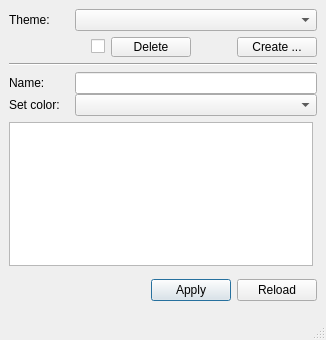
<?xml version="1.0" encoding="UTF-8"?>
<ui version="4.0">
 <class>ThemeEditor</class>
 <widget class="QMainWindow" name="ThemeEditor">
  <property name="geometry">
   <rect>
    <x>0</x>
    <y>0</y>
    <width>326</width>
    <height>340</height>
   </rect>
  </property>
  <property name="windowTitle">
   <string>MainWindow</string>
  </property>
  <widget class="QWidget" name="centralwidget">
   <layout class="QVBoxLayout" name="verticalLayout">
    <item>
     <widget class="QWidget" name="widget_3" native="true">
      <layout class="QVBoxLayout" name="verticalLayout_3">
       <property name="leftMargin">
        <number>0</number>
       </property>
       <property name="topMargin">
        <number>0</number>
       </property>
       <property name="rightMargin">
        <number>0</number>
       </property>
       <property name="bottomMargin">
        <number>0</number>
       </property>
       <item>
        <widget class="QWidget" name="widget_5" native="true">
         <layout class="QFormLayout" name="formLayout_2">
          <property name="leftMargin">
           <number>0</number>
          </property>
          <property name="topMargin">
           <number>0</number>
          </property>
          <property name="rightMargin">
           <number>0</number>
          </property>
          <property name="bottomMargin">
           <number>0</number>
          </property>
          <item row="0" column="0">
           <widget class="QLabel" name="lblTheme">
            <property name="sizePolicy">
             <sizepolicy hsizetype="Fixed" vsizetype="Preferred">
              <horstretch>0</horstretch>
              <verstretch>0</verstretch>
             </sizepolicy>
            </property>
            <property name="minimumSize">
             <size>
              <width>60</width>
              <height>0</height>
             </size>
            </property>
            <property name="maximumSize">
             <size>
              <width>60</width>
              <height>16777215</height>
             </size>
            </property>
            <property name="text">
             <string>Theme:</string>
            </property>
           </widget>
          </item>
          <item row="0" column="1">
           <widget class="QComboBox" name="theme"/>
          </item>
         </layout>
        </widget>
       </item>
       <item alignment="Qt::AlignRight">
        <widget class="QWidget" name="widget_6" native="true">
         <layout class="QHBoxLayout" name="horizontalLayout_2">
          <property name="leftMargin">
           <number>0</number>
          </property>
          <property name="topMargin">
           <number>0</number>
          </property>
          <property name="rightMargin">
           <number>0</number>
          </property>
          <property name="bottomMargin">
           <number>0</number>
          </property>
          <item>
           <widget class="QCheckBox" name="checkDelete">
            <property name="text">
             <string/>
            </property>
           </widget>
          </item>
          <item>
           <widget class="QPushButton" name="deleteTheme">
            <property name="sizePolicy">
             <sizepolicy hsizetype="Fixed" vsizetype="Fixed">
              <horstretch>0</horstretch>
              <verstretch>0</verstretch>
             </sizepolicy>
            </property>
            <property name="minimumSize">
             <size>
              <width>80</width>
              <height>20</height>
             </size>
            </property>
            <property name="maximumSize">
             <size>
              <width>80</width>
              <height>20</height>
             </size>
            </property>
            <property name="text">
             <string>Delete</string>
            </property>
           </widget>
          </item>
          <item>
           <spacer name="horizontalSpacer_2">
            <property name="orientation">
             <enum>Qt::Horizontal</enum>
            </property>
            <property name="sizeHint" stdset="0">
             <size>
              <width>40</width>
              <height>20</height>
             </size>
            </property>
           </spacer>
          </item>
          <item alignment="Qt::AlignRight">
           <widget class="QPushButton" name="newTheme">
            <property name="sizePolicy">
             <sizepolicy hsizetype="Fixed" vsizetype="Fixed">
              <horstretch>0</horstretch>
              <verstretch>0</verstretch>
             </sizepolicy>
            </property>
            <property name="minimumSize">
             <size>
              <width>80</width>
              <height>20</height>
             </size>
            </property>
            <property name="maximumSize">
             <size>
              <width>80</width>
              <height>20</height>
             </size>
            </property>
            <property name="text">
             <string>Create ...</string>
            </property>
           </widget>
          </item>
         </layout>
        </widget>
       </item>
      </layout>
     </widget>
    </item>
    <item>
     <widget class="Line" name="line">
      <property name="orientation">
       <enum>Qt::Horizontal</enum>
      </property>
     </widget>
    </item>
    <item>
     <widget class="QWidget" name="widget_2" native="true">
      <layout class="QFormLayout" name="formLayout">
       <property name="verticalSpacing">
        <number>0</number>
       </property>
       <property name="leftMargin">
        <number>0</number>
       </property>
       <property name="topMargin">
        <number>0</number>
       </property>
       <property name="rightMargin">
        <number>0</number>
       </property>
       <property name="bottomMargin">
        <number>0</number>
       </property>
       <item row="0" column="0">
        <widget class="QLabel" name="lblName">
         <property name="sizePolicy">
          <sizepolicy hsizetype="Fixed" vsizetype="Preferred">
           <horstretch>0</horstretch>
           <verstretch>0</verstretch>
          </sizepolicy>
         </property>
         <property name="minimumSize">
          <size>
           <width>60</width>
           <height>0</height>
          </size>
         </property>
         <property name="maximumSize">
          <size>
           <width>60</width>
           <height>16777215</height>
          </size>
         </property>
         <property name="text">
          <string>Name:</string>
         </property>
        </widget>
       </item>
       <item row="0" column="1">
        <widget class="QLineEdit" name="name"/>
       </item>
       <item row="1" column="1">
        <widget class="QComboBox" name="color"/>
       </item>
       <item row="1" column="0">
        <widget class="QLabel" name="lblColor">
         <property name="sizePolicy">
          <sizepolicy hsizetype="Fixed" vsizetype="Preferred">
           <horstretch>0</horstretch>
           <verstretch>0</verstretch>
          </sizepolicy>
         </property>
         <property name="minimumSize">
          <size>
           <width>60</width>
           <height>0</height>
          </size>
         </property>
         <property name="maximumSize">
          <size>
           <width>60</width>
           <height>16777215</height>
          </size>
         </property>
         <property name="text">
          <string>Set color:</string>
         </property>
        </widget>
       </item>
      </layout>
     </widget>
    </item>
    <item>
     <widget class="QWidget" name="widget" native="true">
      <layout class="QVBoxLayout" name="verticalLayout_2">
       <property name="leftMargin">
        <number>0</number>
       </property>
       <property name="topMargin">
        <number>0</number>
       </property>
       <property name="rightMargin">
        <number>0</number>
       </property>
       <property name="bottomMargin">
        <number>0</number>
       </property>
       <item>
        <widget class="GfxBrowserView" name="view">
         <property name="sizePolicy">
          <sizepolicy hsizetype="Fixed" vsizetype="Fixed">
           <horstretch>0</horstretch>
           <verstretch>0</verstretch>
          </sizepolicy>
         </property>
         <property name="minimumSize">
          <size>
           <width>304</width>
           <height>144</height>
          </size>
         </property>
         <property name="maximumSize">
          <size>
           <width>304</width>
           <height>144</height>
          </size>
         </property>
         <property name="mouseTracking">
          <bool>true</bool>
         </property>
         <property name="acceptDrops">
          <bool>false</bool>
         </property>
         <property name="verticalScrollBarPolicy">
          <enum>Qt::ScrollBarAlwaysOff</enum>
         </property>
         <property name="horizontalScrollBarPolicy">
          <enum>Qt::ScrollBarAlwaysOff</enum>
         </property>
         <property name="sceneRect">
          <rectf>
           <x>-152.000000000000000</x>
           <y>-72.000000000000000</y>
           <width>304.000000000000000</width>
           <height>144.000000000000000</height>
          </rectf>
         </property>
        </widget>
       </item>
      </layout>
     </widget>
    </item>
    <item alignment="Qt::AlignRight">
     <widget class="QWidget" name="widget_4" native="true">
      <layout class="QHBoxLayout" name="horizontalLayout">
       <property name="leftMargin">
        <number>0</number>
       </property>
       <property name="topMargin">
        <number>0</number>
       </property>
       <property name="rightMargin">
        <number>0</number>
       </property>
       <property name="bottomMargin">
        <number>0</number>
       </property>
       <item>
        <widget class="QPushButton" name="btnApply">
         <property name="text">
          <string>Apply</string>
         </property>
         <property name="default">
          <bool>true</bool>
         </property>
        </widget>
       </item>
       <item>
        <widget class="QPushButton" name="btnReload">
         <property name="text">
          <string>Reload</string>
         </property>
        </widget>
       </item>
      </layout>
     </widget>
    </item>
   </layout>
  </widget>
  <widget class="QStatusBar" name="statusbar"/>
 </widget>
 <customwidgets>
  <customwidget>
   <class>GfxBrowserView</class>
   <extends>QGraphicsView</extends>
   <header>gfx.h</header>
  </customwidget>
 </customwidgets>
 <resources/>
 <connections/>
</ui>
